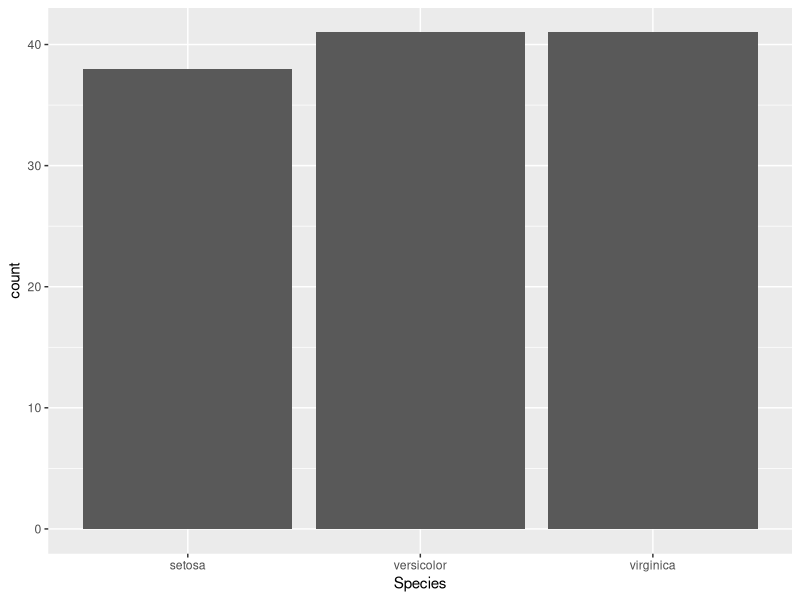
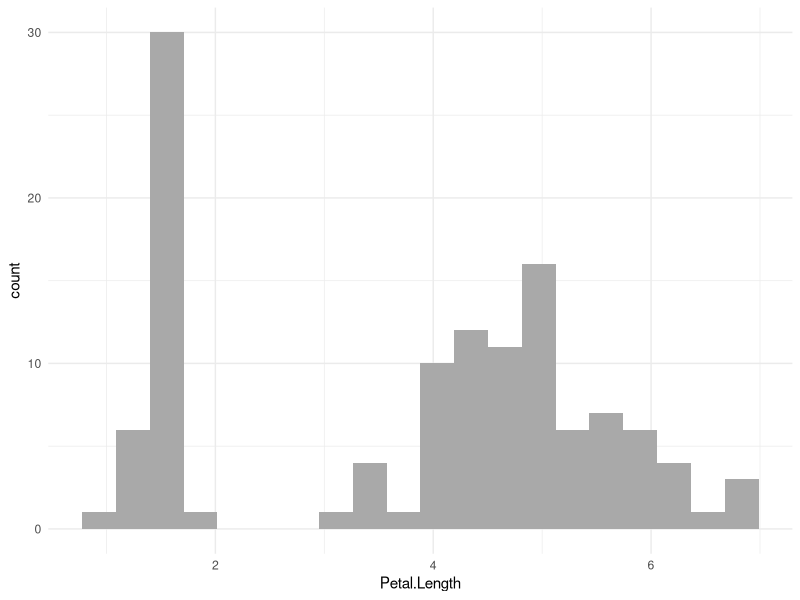
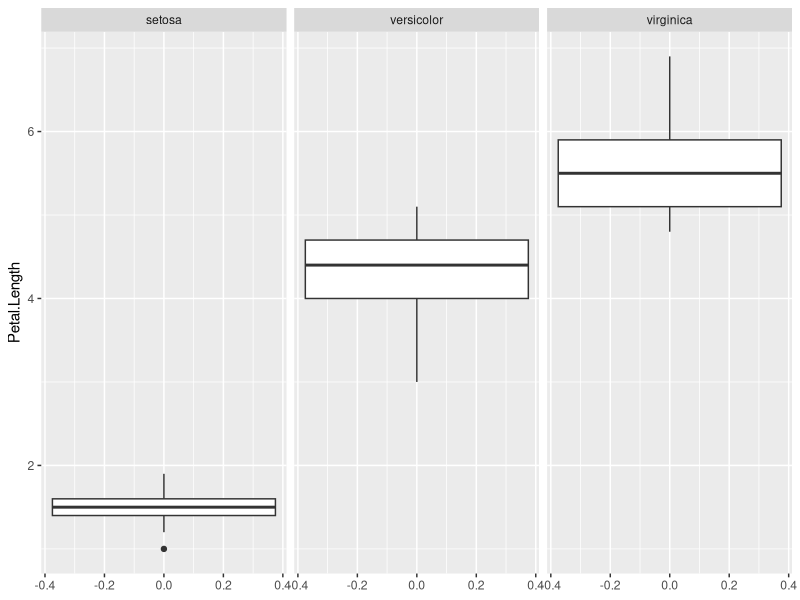
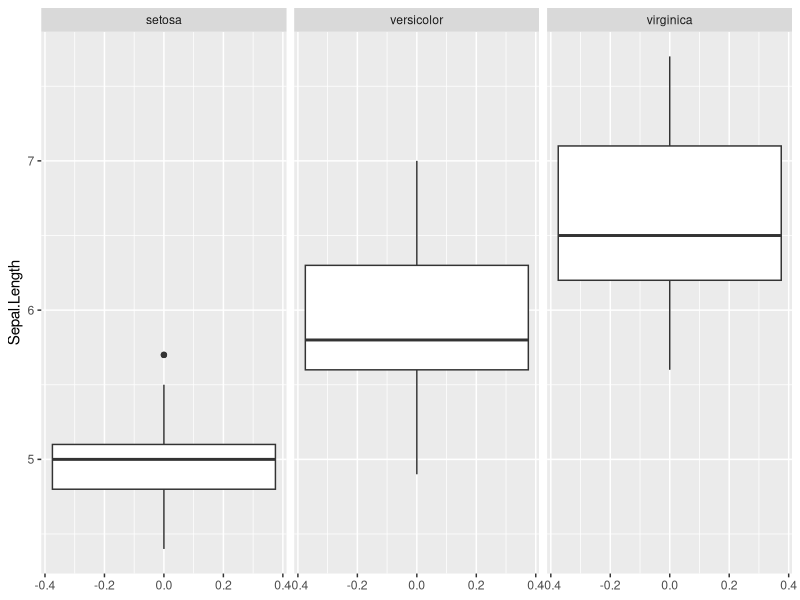
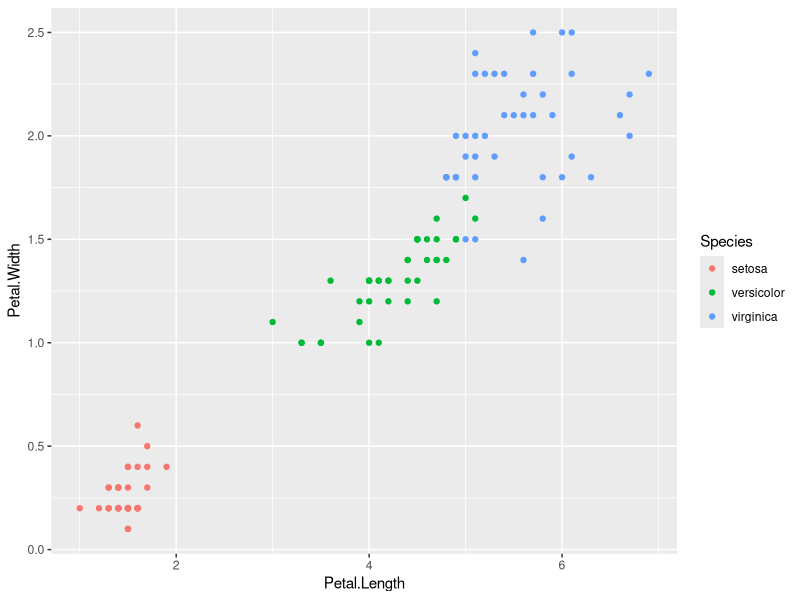

R code for these plots, in order:
# nesta aula, construiremos um modelo de classificação de flores iris.
#usaremos o dataset iris, que contém 150 observações de 4 variáveis (comprimento e largura da sépala e da pétala) de 3 espécies de flores iris (setosa, versicolor e virginica).
#aprenderemos como utilizar estruturas condicionais e a partir destas estruturas, construiremos um modelo de classificação de flores iris chamado de árvore de decisão.

library(ggplot2) #pacote para visualização de dados

#passo 1: embaralhar as observações do cojunto e, em seguida, dividir este conjunto embaralhado em treino e teste.

iris <- iris[sample(nrow(iris)),] #embaralhando as observações
n <- round(0.8*nrow(iris)) #80% das observações para dividir em treino e teste; o treino conterá 80% das observações e o teste conterá 20% das observações; a função round arredonda o valor para o inteiro mais próximo.

treino <- iris[1:n,] #treino contém as primeiras n observações
teste <- iris[-(1:n),] #teste contém as observações restantes

ggplot(data = treino, mapping = aes(x = Species)) +
  geom_bar() #gráfico de barras para visualizar a distribuição das espécies no conjunto de treino

ggplot(data = treino, mapping = aes(x = Petal.Length))+
  geom_histogram(bins = 20, fill = "darkgray")+
  theme_minimal() #histograma para visualizar a distribuição do comprimento da pétala no conjunto de treino

ggplot(data = treino, mapping = aes(y = Petal.Length))+
  geom_boxplot()+
  facet_wrap(~Species) #boxplot para visualizar a distribuição do comprimento da pétala por espécie no conjunto de treino

ggplot(data = treino, mapping = aes(y = Sepal.Length))+
  geom_boxplot()+
  facet_wrap(~Species) #boxplot para visualizar a distribuição do comprimento da sépala por espécie no conjunto de treino

ggplot(data = treino, aes(x = Petal.Length, y = Petal.Width, color = Species))+
  geom_point() #gráfico de dispersão para visualizar a relação entre o comprimento e a largura da pétala por espécie no conjunto de treino

# a partir das visualizações, podemos observar que as espécies setosa são facilmente separáveis das outras duas espécies, versicolor e virginica, com base no comprimento e largura da pétala. nosso modelo ficará assim: se (if) o comprimento de pétala for menor do que 2.5, a espécie é setosa; caso contrário (else), se (if) a largura da pétala for menor do que 1.75, a espécie é versicolor; caso contrário (else), a espécie é virginica.

#a seguir um exemplo simples de estrutura condicional if-else em R:
x <- 25
if(x < 20){
  print("numero menor do que 20")
}else{
  print("maior ou igual a 20")
}

#passo 2: construir o modelo de classificação de flores iris com base na árvore de decisão.

resultados <- c() #vetor para armazenar as previsões do modelo
for(j in 1:nrow(teste)){
  if(teste$Petal.Length[j] < 2.5){
    resultados[j] <- "setosa"
  }else{
    if(teste$Petal.Width[j] < 1.75){
      resultados[j] <- "versicolor"
    }else{
      resultados[j] <- "virginica"
    }
  }
}
mean(teste$Species == resultados) #acurácia do modelo